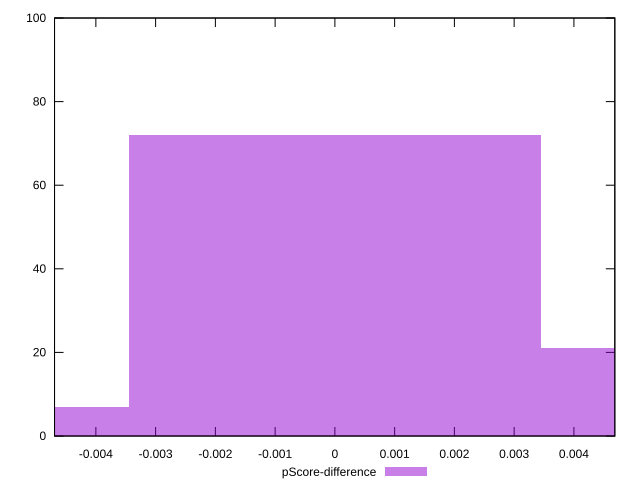

The gnuplot source for this figure:
reset

$pScoreDifference <<EOF
0 72
0.006904683531552406 21
-0.006904683531552406 7
EOF

set key outside below
set boxwidth 0.006904683531552406
set xrange [-0.004691609398813967:0.004684667747179017]
set yrange [0:100]
set trange [0:100]
set style fill transparent solid 0.5 noborder
set terminal svg size 640, 490 enhanced background rgb 'white'
set output "report_00025_2021-02-22T21:38:55.199Z/cumulative-layout-shift/samples/pages+cached+noadtech+nomedia+nocss/pScore-difference/histogram.svg"

plot $pScoreDifference title "pScore-difference" with boxes

reset
